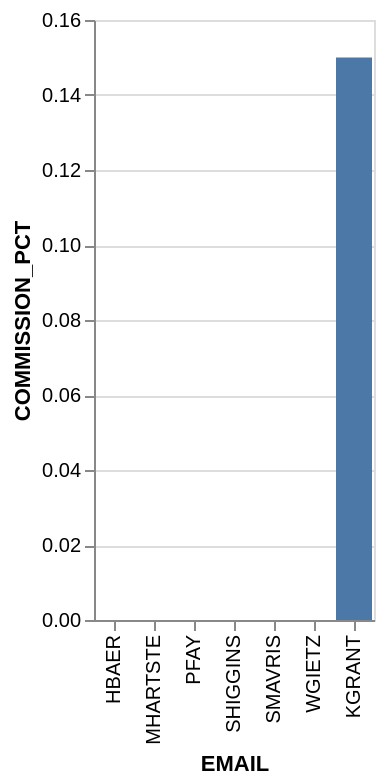

Specify this chart in Vega-Lite:
### Vega-Lite specification from a JSON file in a GitHub repository (floating-point values rounded to 4 significant figures)
{"data": {"values": [{"x_data": "HBAER", "y_data": 0}, {"x_data": "MHARTSTE", "y_data": 0}, {"x_data": "PFAY", "y_data": 0}, {"x_data": "SHIGGINS", "y_data": 0}, {"x_data": "SMAVRIS", "y_data": 0}, {"x_data": "WGIETZ", "y_data": 0}, {"x_data": "KGRANT", "y_data": 0.15}]}, "mark": "bar", "encoding": {"x": {"field": "x_data", "type": "nominal", "title": "EMAIL", "sort": {"op": "sum", "field": "y_data", "order": "ascending"}}, "y": {"field": "y_data", "type": "quantitative", "title": "COMMISSION_PCT"}}}
